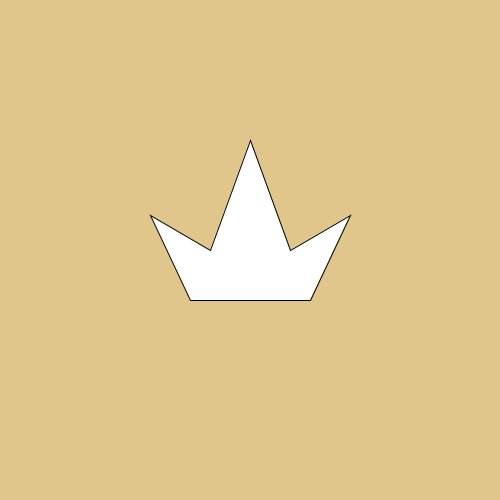
Frame 1 (no input)
Frame 60 (the mouse pressed at the canvas centre just before this capture): identical to frame 1, image omitted
Frame 120 (the mouse held since frame 60 and released just before this capture): identical to frame 1, image omitted

The Processing sketch that drew this single still picture (run headless with seeded random() and noise(); from frame 60 on, the mouse is pressed at the canvas centre):

// Processing sketch: crown_coded
// ── crown_coded.pde
/*
Bea Monti
6/24/22
Demo of Custom Shapes
Intended for Hm Intro to CS
Relevant reference page:

*/

void setup() {
  size(500, 500);
  background(#E0C68B);
  
  // Crown shape
  beginShape();
  vertex(190, 300);
  vertex(150, 215);
  vertex(210, 250);
  vertex(250, 140);
  vertex(290, 250);
  vertex(350, 215);
  vertex(310, 300);

  endShape(CLOSE);

}
void draw() {}

void mousePressed() {
  println(mouseX, mouseY);
  strokeWeight(6);
  point(mouseX, mouseY);
}
